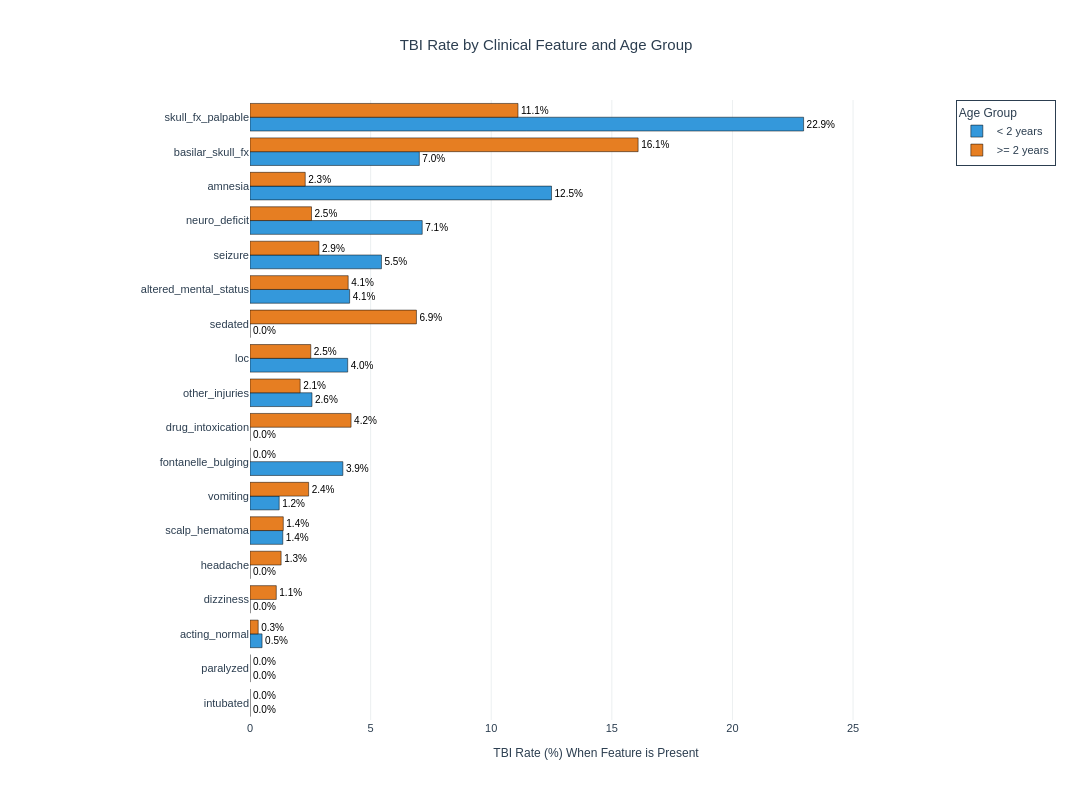

This figure's notebook cell:
### Code cell
# improved chart

import plotly.graph_objects as go

# ── Q2 Extended: TBI Rate by Feature and Age Group (Plotly) ──

# Filter to only "Present" rows
present_only = df_rates_age[df_rates_age['status'] == 'Present'].copy()

# Pivot so we have one row per feature with columns for each age group
pivot_age = present_only.pivot(index='feature', columns='age_group', values='tbi_rate_pct')
pivot_age = pivot_age.sort_values('< 2 years', ascending=True)

# Create figure with two traces (one for each age group)
fig = go.Figure()

# Add trace for < 2 years
fig.add_trace(go.Bar(
    y=pivot_age.index,
    x=pivot_age['< 2 years'],
    orientation='h',
    name='< 2 years',
    marker=dict(color='#3498db', line=dict(color='black', width=0.5)),
    text=[f"{val:.1f}%" for val in pivot_age['< 2 years']],
    textposition='outside',
    textfont=dict(size=10, color='black'),
    hovertemplate='<b>%{y}</b><br>< 2 years: %{x:.1f}%<extra></extra>'
))

# Add trace for >= 2 years
fig.add_trace(go.Bar(
    y=pivot_age.index,
    x=pivot_age['>= 2 years'],
    orientation='h',
    name='>= 2 years',
    marker=dict(color='#e67e22', line=dict(color='black', width=0.5)),
    text=[f"{val:.1f}%" for val in pivot_age['>= 2 years']],
    textposition='outside',
    textfont=dict(size=10, color='black'),
    hovertemplate='<b>%{y}</b><br>>= 2 years: %{x:.1f}%<extra></extra>'
))

fig.update_layout(
    title={
        'text': 'TBI Rate by Clinical Feature and Age Group',
        'x': 0.5,
        'xanchor': 'center',
        'font': {'size': 15, 'color': '#2c3e50'}
    },
    xaxis=dict(
        title=dict(text='TBI Rate (%) When Feature is Present', font=dict(size=12)),
        tickfont=dict(size=11),
        gridcolor='#ecf0f1',
        showgrid=True,
        range=[0, pivot_age.max().max() * 1.25]
    ),
    yaxis=dict(
        title='',
        tickfont=dict(size=11),
        categoryorder='total ascending'
    ),
    barmode='group',  # side-by-side bars
    plot_bgcolor='white',
    paper_bgcolor='white',
    width=1200,
    height=800,
    margin=dict(l=250, r=150, t=100, b=80),
    legend=dict(
        title=dict(text='Age Group', font=dict(size=12)),
        x=1.02,
        y=1,
        xanchor='left',
        yanchor='top',
        bgcolor='rgba(255, 255, 255, 0.8)',
        bordercolor='#2c3e50',
        borderwidth=1,
        font=dict(size=11)
    ),
    font=dict(family='Arial, sans-serif', color='#2c3e50')
)

fig.write_image('../figs/fig_q2_age_stratified_features.pdf', width=1200, height=800)
fig.show()

### Figure 1 — Plotly figure (JSON) as saved in the notebook; plotly's stock layout.template omitted (floating-point values rounded to 4 significant figures)
{"data": [{"hovertemplate": "<b>%{y}</b><br>< 2 years: %{x:.1f}%<extra></extra>", "marker": {"color": "#3498db", "line": {"color": "black", "width": 0.5}}, "name": "< 2 years", "orientation": "h", "text": ["0.0%", "0.0%", "0.0%", "0.0%", "0.0%", "0.0%", "0.5%", "1.2%", "1.4%", "2.6%", "3.9%", "4.0%", "4.1%", "5.5%", "7.0%", "7.1%", "12.5%", "22.9%"], "textfont": {"color": "black", "size": 10}, "textposition": "outside", "type": "bar", "x": [0.0, 0.0, 0.0, 0.0, 0.0, 0.0, 0.5, 1.21, 1.36, 2.57, 3.85, 4.05, 4.13, 5.45, 7.02, 7.14, 12.5, 22.95], "y": ["intubated", "sedated", "paralyzed", "headache", "dizziness", "drug_intoxication", "acting_normal", "vomiting", "scalp_hematoma", "other_injuries", "fontanelle_bulging", "loc", "altered_mental_status", "seizure", "basilar_skull_fx", "neuro_deficit", "amnesia", "skull_fx_palpable"]}, {"hovertemplate": "<b>%{y}</b><br>>= 2 years: %{x:.1f}%<extra></extra>", "marker": {"color": "#e67e22", "line": {"color": "black", "width": 0.5}}, "name": ">= 2 years", "orientation": "h", "text": ["0.0%", "6.9%", "0.0%", "1.3%", "1.1%", "4.2%", "0.3%", "2.4%", "1.4%", "2.1%", "0.0%", "2.5%", "4.1%", "2.9%", "16.1%", "2.5%", "2.3%", "11.1%"], "textfont": {"color": "black", "size": 10}, "textposition": "outside", "type": "bar", "x": [0.0, 6.9, 0.0, 1.29, 1.09, 4.19, 0.34, 2.43, 1.38, 2.08, 0.0, 2.52, 4.07, 2.86, 16.09, 2.55, 2.29, 11.11], "y": ["intubated", "sedated", "paralyzed", "headache", "dizziness", "drug_intoxication", "acting_normal", "vomiting", "scalp_hematoma", "other_injuries", "fontanelle_bulging", "loc", "altered_mental_status", "seizure", "basilar_skull_fx", "neuro_deficit", "amnesia", "skull_fx_palpable"]}], "layout": {"barmode": "group", "font": {"color": "#2c3e50", "family": "Arial, sans-serif"}, "height": 800, "legend": {"bgcolor": "rgba(255, 255, 255, 0.8)", "bordercolor": "#2c3e50", "borderwidth": 1, "font": {"size": 11}, "title": {"font": {"size": 12}, "text": "Age Group"}, "x": 1.02, "xanchor": "left", "y": 1, "yanchor": "top"}, "margin": {"b": 80, "l": 250, "r": 150, "t": 100}, "paper_bgcolor": "white", "plot_bgcolor": "white", "title": {"font": {"color": "#2c3e50", "size": 15}, "text": "TBI Rate by Clinical Feature and Age Group", "x": 0.5, "xanchor": "center"}, "width": 1200, "xaxis": {"gridcolor": "#ecf0f1", "range": [0, 28.69], "showgrid": true, "tickfont": {"size": 11}, "title": {"font": {"size": 12}, "text": "TBI Rate (%) When Feature is Present"}}, "yaxis": {"categoryorder": "total ascending", "tickfont": {"size": 11}, "title": {"text": ""}}}}
